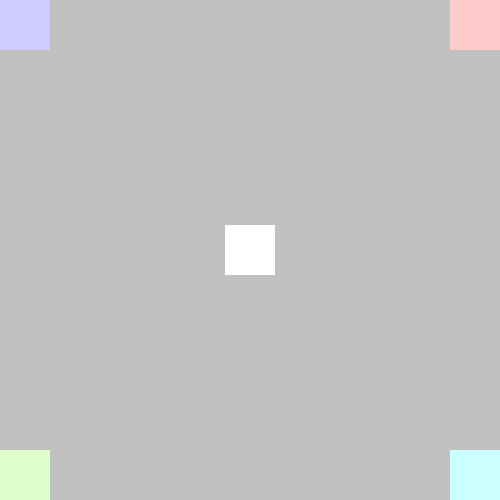
Frame 1 (no input)
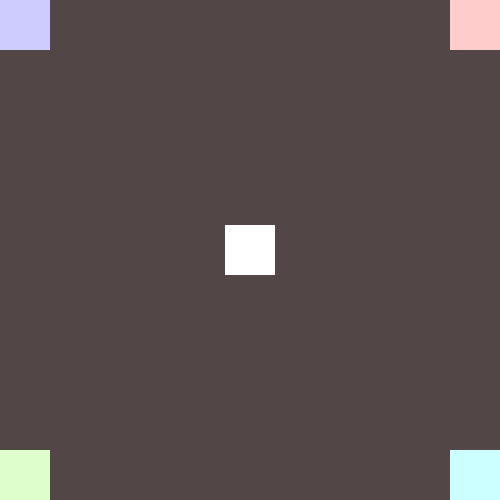
Frame 60 (the mouse pressed at the canvas centre just before this capture)
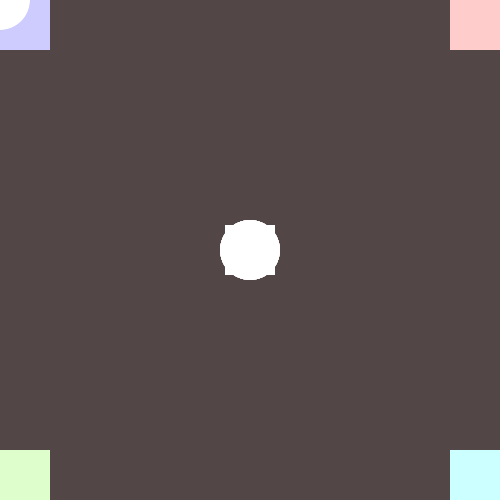
Frame 120 (the mouse held since frame 60 and released just before this capture)

The Processing sketch that drew these frames (run headless with seeded random() and noise(); from frame 60 on, the mouse is pressed at the canvas centre):

// Processing sketch: processing_67111
// ── processing_67111.pde

int numBall = 400; 
int Csize = 50; // squire color

float[] ballX = new float[numBall]; // position
float[] ballY = new float[numBall];
float[] dy = new float[numBall]; // y direction

float[] ballR = new float[numBall];

float gravity =0.1;

void setup() {
  size(500, 500);
  smooth();
  noStroke();
  ellipseMode(RADIUS);
  
  colorMode(HSB,width,height,90);
  
  for (int i=0; i<numBall; i++) {
    ballX[i]=mouseX;
    ballY[i]=mouseY;

    ballR[i] = random (4, 30);  

    // dy[i] = random (10);
  }
}

void draw() {
  //background(0);
 
  colorSquire();

  for (int i=0; i< numBall-1; i++) {
    ballX[i]=ballX[i+1];
    ballY[i]=ballY[i+1];
    // dy[i] += gravity;
  }

  ballX[numBall-1] = mouseX;
  ballY[numBall-1] = mouseY;

  for (int i = 0; i < numBall; i++) {
    fill(225, 242, 242);
    
   if  (mousePressed) {
     changeColor();
     ellipse(ballX[i], ballY[i], ballR[i], ballR[i]);
      
    }
  }
}
void colorSquire(){
  fill(6,99,29, 20);
  rect(0, 0, width, height);
  
  // Top Left
  fill(336, 99, 96);
  rect(0, 0,Csize, Csize);

  // Top Right
  fill(0, 99, 99);
  rect(width-Csize, 0, Csize, Csize);

  //Btn Left
  fill(137, 99, 99);
  rect(0, height-Csize, Csize, Csize);

  // Btn Right
  fill(250, 99, 99);
  rect(width-Csize, height-Csize , Csize , Csize );
  
   fill(359,0,99);
  rect(width/2-Csize /2,height/2-Csize/2, Csize , Csize );
}

void changeColor(){
      //Top Left
      if (mouseX > 0 && mouseX < Csize  && mouseY > 0 && mouseY < Csize ) {
        fill(336, 99, 96);
      }
      //Top Right
      else if (mouseX > width-Csize  && mouseX < width && mouseY > 0 && mouseY < Csize ) {
        fill(0, 99, 99);
      }
      //Btn Left
      else if (mouseX > 0 && mouseX <Csize  && mouseY > height-Csize  && mouseY < height) {
        fill(131, 99, 99);
      }
      //Btn Right
      else if (mouseX > width-Csize && mouseX < width 
             && mouseY > width-Csize && mouseY < width) {
        fill(250, 99, 99);
      } 
       else if (mouseX > width/2-25 && mouseX < width/2+25 && mouseY < height/2+25 && mouseY > height/2-25) {
        fill(359,0,99);
       }
}
//void mouseReleased () {
//  for (int i=0; i<numBall; i++) {
//    // for (int j = 0; j < drop; j++) {
//    ballX[i] = mouseX;
//    ballY[i] = mouseY;
//    dy[i] = dy[i] + gravity;
//    fill(255, 0, 0);
//  }
//}
